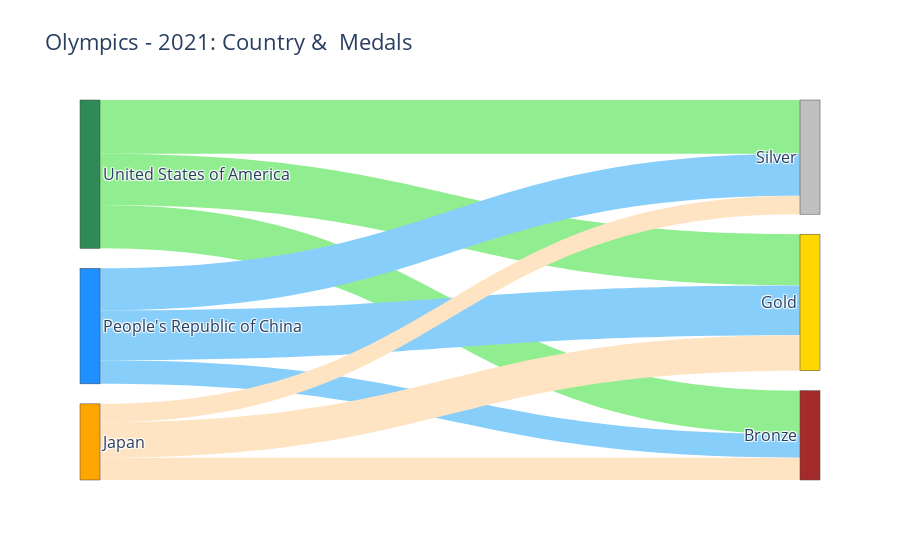

The code cell stored with this chart in its notebook:
### Markdown cell above
We will use the plotly's go interface Sankey that takes 2 parameters – nodes and links.

Note that all the nodes - source and target should have unique identifiers. 

In this case, 
- the Source would be the country. Let's consider the top 3 countries (which are the USA, China and Japan) as the source nodes. Let's mark these source nodes with the following (unique) identifiers, labels and colours
    - 0: United States of America: green
    - 1: People's Republic of China: blue
    - 2: Japan: orange
- the Target would be the Gold, Silver and Bronze medals. Let's mark these target nodes with the following (unique) identifiers, labels and colours
    - 3: Gold: gold
    - 4: Silver: silver
    - 5: Bronze: brown
- the Link (between the source and target nodes) would be the number of medals of each kind (Gold, Silver, Bronze). From each source, we will have 3 links originating and each one ending in the target - Gold, Silver and Bronze. So we will have a total of 9 links. The width of each of the links should be the number of Gold, Silver and Bronze medals. Let's mark these links with the following source to target, values and colours
    - 0 (USA) to 3,4,5 : 39, 41, 33
    - 1 (China) to 3, 4, 5 : 38, 32, 18
    - 2 (Japan) to 3,4,5 : 27, 14, 17

We will need to instantiate 2 python dict objects to represent the
- nodes (both source and target): with labels & colours as individual lists and 
- links: source node, target node, value (width) and the colour of the links as individual lists
and pass this to the plotly's go interface Sankey. 

Each index of the lists – label, source, target, value and the color - corresponds to one node or link respectively.

### Code cell
NODES = dict( #           0                               1                          2        3       4           5
            label = ["United States of America", "People's Republic of China",   "Japan", "Gold", "Silver", "Bronze"],
            color = ["seagreen",                 "dodgerblue",                  "orange", "gold", "silver", "brown" ],)

LINKS = dict(   source = [  0,  0,  0,  1,  1,  1,  2,  2,  2], # The origin or the source nodes of the link
                target = [  3,  4,  5,  3,  4,  5,  3,  4,  5], # The destination or the target nodes of the link
                value =  [ 39, 41, 33, 38, 32, 18, 27, 14, 17], # The width (quantity) of the links 
                # Color of the links 
                # Target Node:    3-Gold          4 -Silver        5-Bronze           
                color =     [   "lightgreen",   "lightgreen",   "lightgreen",      # Source Node: 0 - United States of America
                                "lightskyblue", "lightskyblue", "lightskyblue",    # Source Node: 1 - People's Republic of China
                                "bisque",       "bisque",       "bisque"],)        # Source Node: 2 - Japan

data = go.Sankey(node = NODES, link = LINKS)
fig = go.Figure(data)
fig.update_layout(title="Olympics - 2021: Country &  Medals",  font_size=16)
fig.show("png") #fig.show()

# Colors are at https://developer.mozilla.org/en-US/docs/Web/CSS/color_value

### Figure 1 — Plotly figure (JSON) as saved in the notebook; plotly's stock layout.template omitted (floating-point values rounded to 4 significant figures)
{"data": [{"link": {"color": ["lightgreen", "lightgreen", "lightgreen", "lightskyblue", "lightskyblue", "lightskyblue", "bisque", "bisque", "bisque"], "source": [0, 0, 0, 1, 1, 1, 2, 2, 2], "target": [3, 4, 5, 3, 4, 5, 3, 4, 5], "value": [39, 41, 33, 38, 32, 18, 27, 14, 17]}, "node": {"color": ["seagreen", "dodgerblue", "orange", "gold", "silver", "brown"], "label": ["United States of America", "People's Republic of China", "Japan", "Gold", "Silver", "Bronze"]}, "type": "sankey"}], "layout": {"font": {"size": 16}, "title": {"text": "Olympics - 2021: Country &  Medals"}}}
